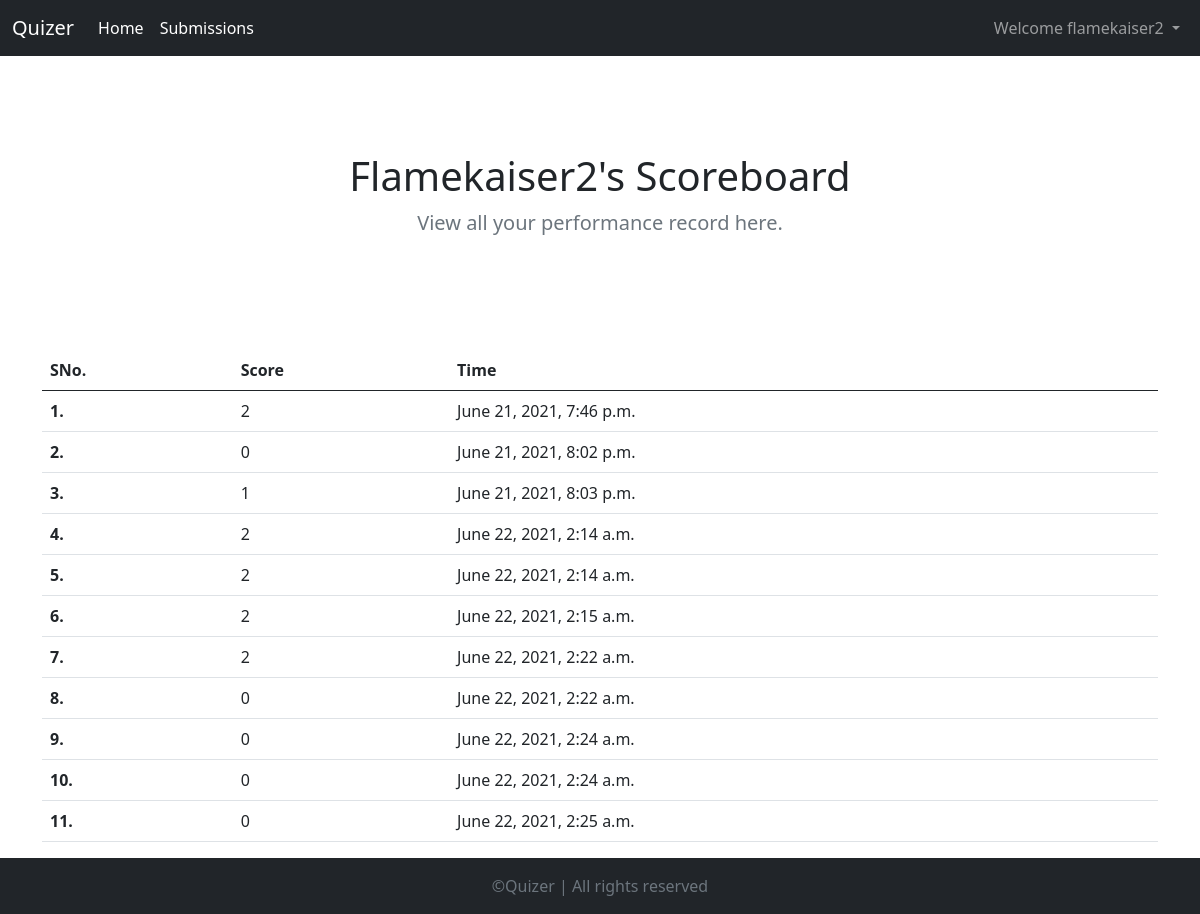
Before: /onlinecourse/submissions/ (signed in) with the older database file.
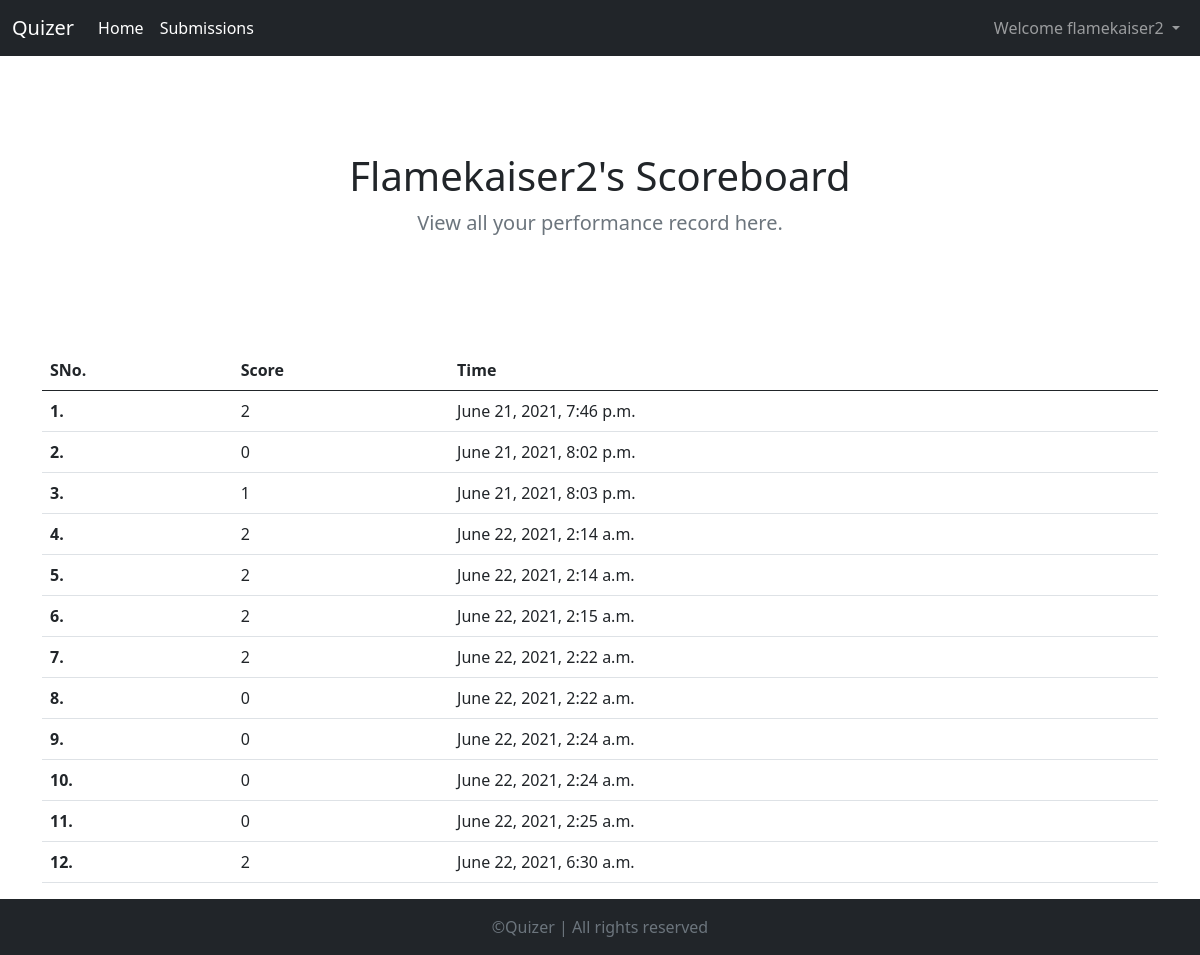
After: the same page with the newer database file.
### exam/models.py (models this page shows, shortened)
class Submission(models.Model):
    id = models.AutoField(primary_key= True)
    score = models.IntegerField(default=0)
    user = models.ForeignKey(User,on_delete = models.CASCADE,default=None)
    time = models.DateTimeField(auto_now_add=True)

### exam/views.py (the view)
# urls.py: path('submissions/',views.submissions,name='submissions'),
@login_required
def submissions(request):
    results = Submission.objects.filter(user = request.user)
    params = {'result': results}
    return render(request,'submission.html',params)

### exam/templates/submission.html (shortened to what this page needs)
{% extends 'basic.html' %}
{% load static %}
{% block subactive%} active {% endblock%}
{% block body %}
   <div class="container">
    <section class="py-5 text-center container">
        <div class="row py-lg-5">
          <div class="col-lg-6 col-md-8 mx-auto">
            <h1 class="fw-light">{{user.username|title}}'s Scoreboard</h1>
            <p class="lead text-muted">View all your performance record here.</p>
          </div>
        </div>
      </section>
    <table class="table">
        <thead>
          <tr>
            <th scope="col">SNo.</th>
            <th scope="col">Score</th>
            <th scope="col">Time</th>
          </tr>
        </thead>
        <tbody>
            {% for  res in result  %}
            <tr>
                <th scope="row">{{forloop.counter}}.</th>
                <td>{{res.score}}</td>
                <td>{{res.time}}</td>
            </tr>
            {% endfor %}
        </tbody>
      </table>
   </div>
{% endblock  %}

Changed rows visible on the page:
added Submission: score "2", time "June 22, 2021, 6:30 a.m."
